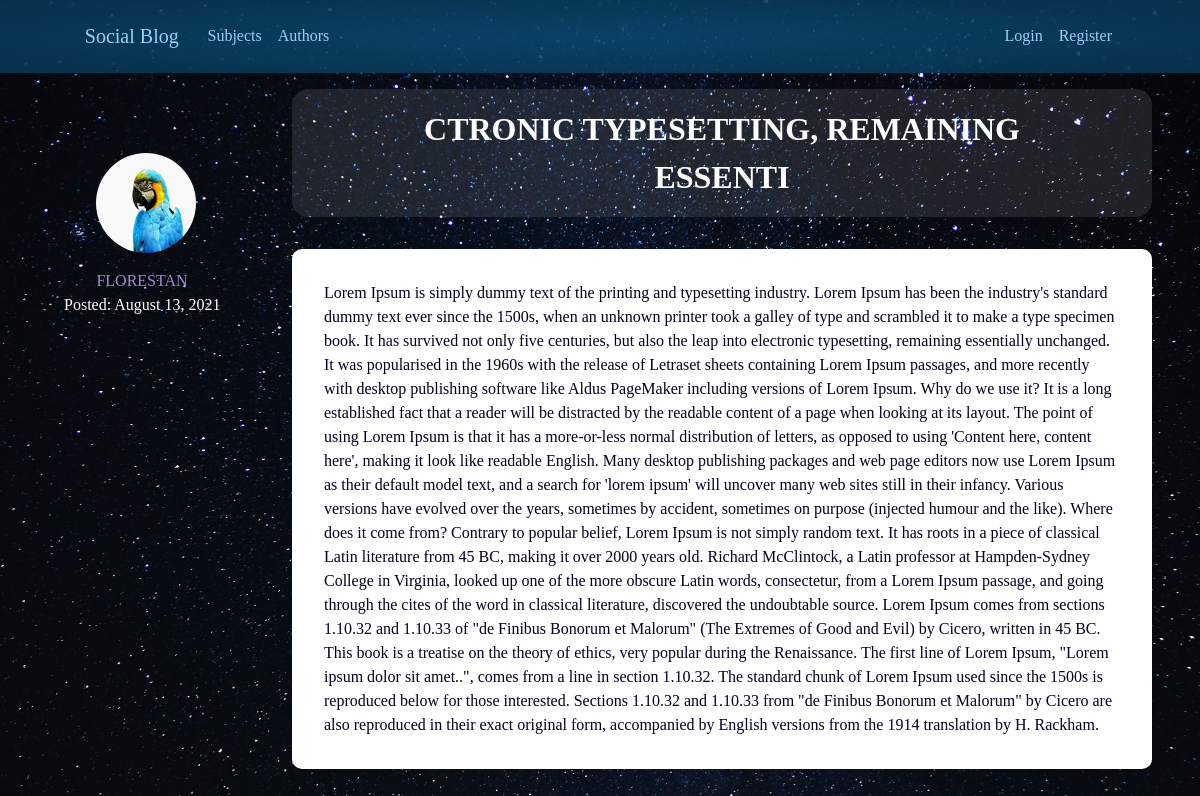
Page /articles/detail/17/ on the committed database.
### blog/models.py (models this page shows, shortened)
class Article(models.Model):
    articleSubject = models.ForeignKey(Subject, on_delete=models.CASCADE)
    author = models.ForeignKey(User, on_delete=models.CASCADE)
    title = models.CharField(max_length=100)
    content = models.TextField()
    image = models.ImageField(default="defaultArticle.jpg")  #blank=True, null=True
    date_posted = models.DateTimeField(default=timezone.now)

### user/models.py (models this page shows, shortened)
class Profile(models.Model):
    user = models.OneToOneField(User, on_delete=models.CASCADE)
    email = models.EmailField(max_length=100)
    image = models.ImageField(default="defaultProfile.jpg", upload_to= "profile_images")
    facebook = models.CharField(max_length=200, blank=True, null=True)
    instagram = models.CharField(max_length=200, blank=True, null=True)

### blog/views.py (the view)
# urls.py: path('articles/detail/<int:pk>/', views.articleDetailView.as_view(), name = "articleDetail" ),
class articleDetailView(DetailView):
    model = Article

### blog/templates/blog/article_detail.html (shortened to what this page needs)
{% extends "./base.html" %}
{% load static %}
{% block extrahead %}
<link rel="stylesheet" type="text/css" href="{% static 'blog/article.css' %}">
{% endblock %}
{% block content %}
<div class="article">
  <div class="left-column">
    <div class="article-profile-section">
      <div class="article-profile-image"> <img src="{{ object.author.profile.image.url }}" alt=""></div>
      <a class="mr-2 author-link" href="{% url 'public_profile' object.author.username %}">{{ object.author.username | upper }}</a>
    </div>
    <div class="article-date">Posted: {{ object.date_posted|date:"F d, Y" }}
    </div>
  </div>
  <div class="right-column">
    <div class="article-title"  >{{ object.title }}
    </div>
    <div class="article-body">{{ object.content }}</div>
  </div>
</div>
{% endblock content %}

### blog/static/blog/blog.css (style rules this page uses)
* { padding: 0; margin: 0; box-sizing: border-box; }
html, body { font-family: Georgia, serif; font-weight: 300; text-rendering: optimizeLegibility; overflow-x: hidden; background-image: url(/static/universe-unsplash.jpg); background-attachment: fixed; background-position: center; background-repeat: no-repeat; background-size: cover; position: relative; }

### blog/static/blog/article.css (style rules this page uses)
body { height: 100vh; color: white; }
.article { display: grid; padding-bottom: 2rem; grid-template-columns: 2fr 7fr; }
.left-column { margin: 3rem; height: 17rem; padding: 1rem; }
.right-column { margin-right: 3rem; }
.article-profile-image { margin: 1rem 2rem; }
.article-profile-image img { height: 100px; width: 100px; border-radius: 50%; }
.author-link { display: block; color: rgb(165, 137, 207); text-decoration: none; text-align: center; justify-self: center; }
.article-title { text-transform: uppercase; font-weight: 600; font-size: 2rem; margin-top: 1rem; padding: 1rem 4rem 1rem 4rem; margin-bottom: 2rem; text-align: center; background-color: rgba(255, 255, 255, 0.103); border-radius: 1rem; }
.article-body { border-radius: 10px; padding: 2rem; background-color: white; color: rgb(1, 1, 29); }

### rows in the picture
Article: author.profile.image (placeholder picture), author.username "FLORESTAN", date_posted "August 13, 2021", title "CTRONIC TYPESETTING, REMAINING ESSENTI", content "Lorem Ipsum is simply dummy text of the printing and typesetting industry. Lorem Ipsum has been the industry's standard dummy text ever since the 1500s, when an unknown printer took a galley of type and scrambled it to make a type specimen book. It has survived not only five centuries, but also the leap into electronic typesetting, remaining essentially unchanged. It was popularised in the 1960s with the release of Letraset sheets containing Lorem Ipsum passages, and more recently with desktop publishing software like Aldus PageMaker including versions of Lorem Ipsum. Why do we use it? It is a long established fact that a reader will be distracted by the readable content of a page when…"
